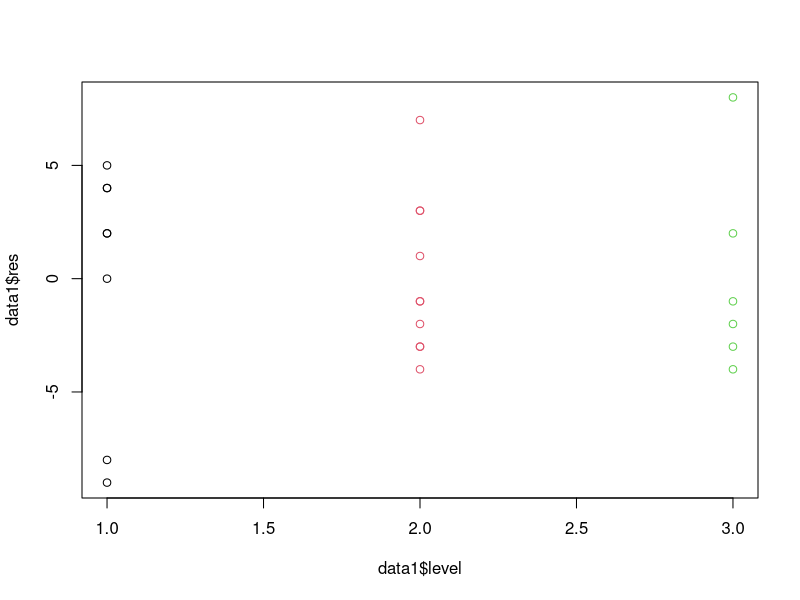
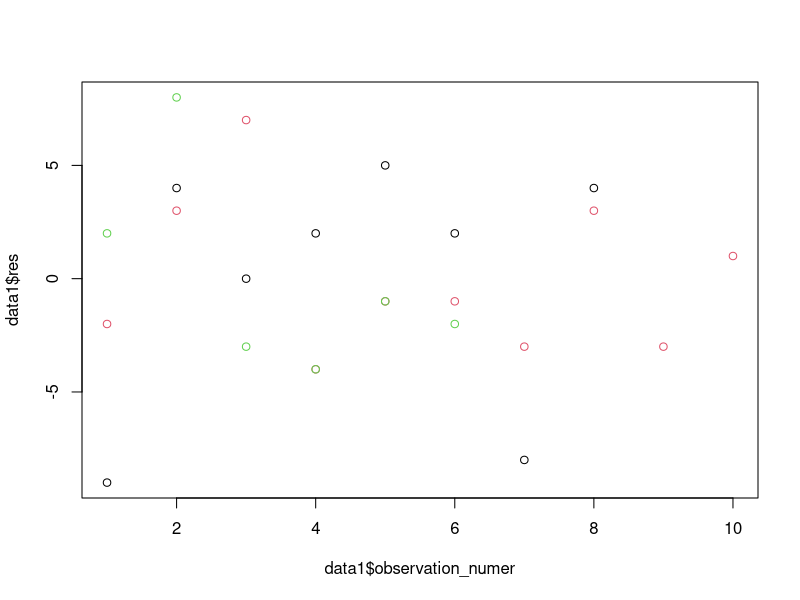
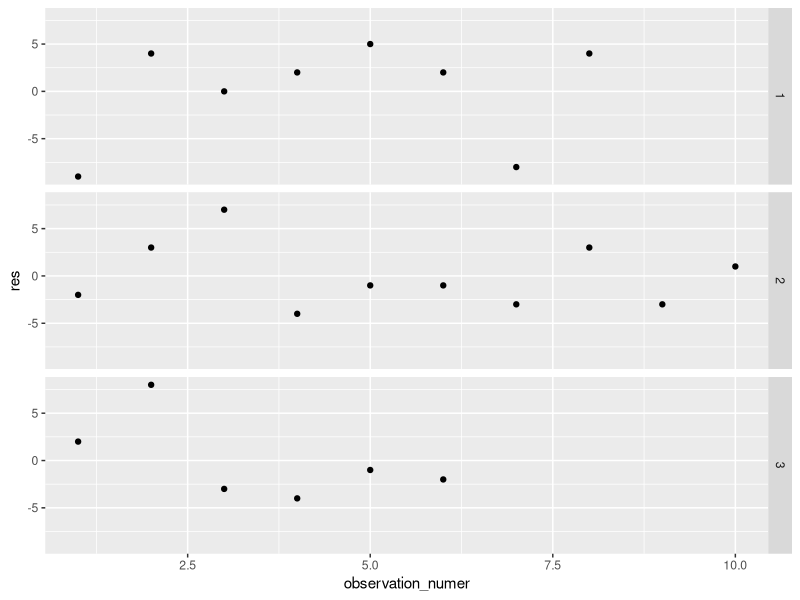

The R source for these figures, in order:
library(MASS)
library(ggplot2)
# ======================================================================
# 17.27
# Get the meta data
data0 = read.table('CH16PR09.txt')

# Initialize the data
names(data0) = c('days','level','observation_numer')
head(data0)
sapply(data0, typeof)
data0$level = as.factor(data0$level)
qt
#a
# Write a function to get the precision conveniently
my_precision = function(a,m,n,t){
    # t is the multiplier of the n in the sample size of average group
    s0 = 4.5
    b = qt(1-a/2*m,(2+t)*n-3)
    s = sqrt(((t+1)/(t*n))*s0^2)
    M = b*s
    M
}
my_precision(0.1,2,8,t=2)
my_precision(0.1,2,9,t=2)
my_precision(0.1,2,10,t=2)
# n should be between 8 and 9, closer to 9, since n should be an integer, so n=8

#b
# when t==1
my_precision(0.1,2,8,t=1)
my_precision(0.1,2,9,t=1)
my_precision(0.1,2,10,t=1)
my_precision(0.1,2,11,t=1)
# n should be 11

# when t == 3
my_precision(0.1,2,11,t=3)
my_precision(0.1,2,8,t=3)
my_precision(0.1,2,7,t=3)
my_precision(0.1,2,6,t=3)
# n should be 7
# ============================================================================

# 18.6
# Get all the estimate and write them in the data frame:
data1 = data0
data1$fit = 0
c = tapply(data1$days,data1$level,mean)
data1$fit[which(data1$level==1)] = c[1]
data1$fit[which(data1$level==2)] = c[2]
data1$fit[which(data1$level==3)] = c[3]
data1$res = data1$days -data1$fit
data1$level = as.numeric(data1$level)
plot(data1$level,data1$res, col = data1$level)

mse = sum(data1$res^2)/(length(data1$days)-3)
mse

pnorm(-2.111,mean =0, sd=1)

sorted = sort(data1$res/sqrt(mse))
my_qnorm = function(x){
    temp = c()
    for (i in 1:length(x)){
        temp[i] = pnorm(x[i], mean = 0, sd=1)
    }
    return(temp)
}

temp1 = my_qnorm(sorted)
cor(temp1,sorted)
plot(data1$observation_numer, data1$res, col = data1$level)
ggplot(data = data1, aes(x = observation_numer, y = res))+geom_point()+facet_grid(level~.)

